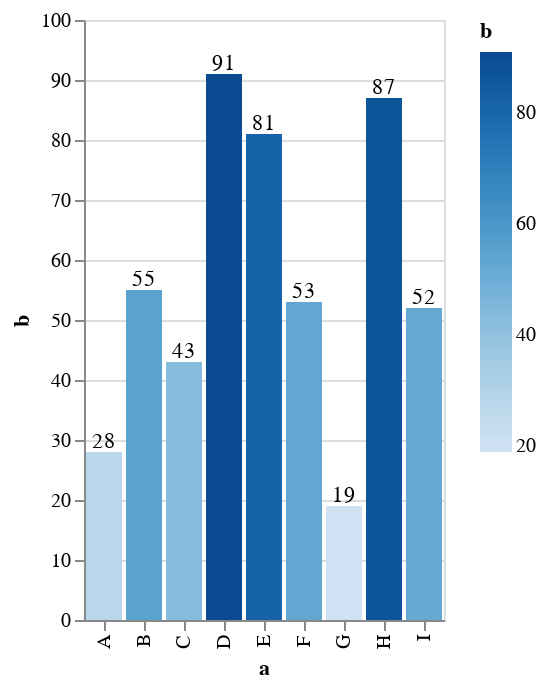

Notebook code cell kept with this figure:
### Code cell
import altair as alt
import pandas as pd

source = pd.DataFrame({
    'a': ['A', 'B', 'C', 'D', 'E', 'F', 'G', 'H', 'I'],
    'b': [28, 55, 43, 91, 81, 53, 19, 87, 52]
})

text = chart = alt.Chart(source).mark_text(yOffset = - 5).encode(
    x='a',
    y='b',
    text = 'b'
)

chart = alt.Chart(source).mark_bar().encode(
    x='a',
    y='b',
    color = 'b'
)

chart + text

### Figure 1 — Vega-Lite specification as saved in the notebook (floating-point values rounded to 4 significant figures)
{"config": {"view": {"continuousWidth": 300, "continuousHeight": 300}}, "layer": [{"mark": {"type": "bar"}, "encoding": {"color": {"field": "b", "type": "quantitative"}, "x": {"field": "a", "type": "nominal"}, "y": {"field": "b", "type": "quantitative"}}}, {"mark": {"type": "text", "yOffset": -5}, "encoding": {"text": {"field": "b", "type": "quantitative"}, "x": {"field": "a", "type": "nominal"}, "y": {"field": "b", "type": "quantitative"}}}], "data": {"name": "data-7684334a68ab74ba4c3ca7d0ceaeb461"}, "$schema": "https://vega.github.io/schema/vega-lite/v5.17.0.json", "datasets": {"data-7684334a68ab74ba4c3ca7d0ceaeb461": [{"a": "A", "b": 28}, {"a": "B", "b": 55}, {"a": "C", "b": 43}, {"a": "D", "b": 91}, {"a": "E", "b": 81}, {"a": "F", "b": 53}, {"a": "G", "b": 19}, {"a": "H", "b": 87}, {"a": "I", "b": 52}]}}
